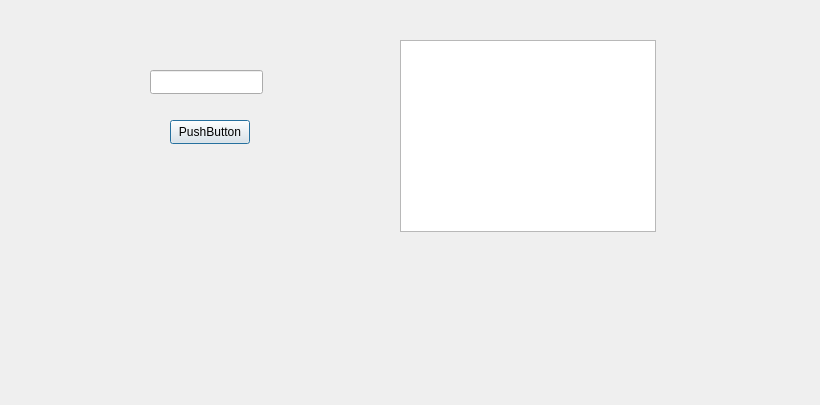
<?xml version="1.0" encoding="UTF-8"?>
<ui version="4.0">
 <class>searchByISBNPage</class>
 <widget class="QDialog" name="searchByISBNPage">
  <property name="geometry">
   <rect>
    <x>0</x>
    <y>0</y>
    <width>820</width>
    <height>405</height>
   </rect>
  </property>
  <property name="windowTitle">
   <string>Dialog</string>
  </property>
  <widget class="QLineEdit" name="lineEdit">
   <property name="geometry">
    <rect>
     <x>150</x>
     <y>70</y>
     <width>113</width>
     <height>24</height>
    </rect>
   </property>
  </widget>
  <widget class="QPushButton" name="pushButton">
   <property name="geometry">
    <rect>
     <x>170</x>
     <y>120</y>
     <width>80</width>
     <height>24</height>
    </rect>
   </property>
   <property name="text">
    <string>PushButton</string>
   </property>
  </widget>
  <widget class="QTableView" name="tableView">
   <property name="geometry">
    <rect>
     <x>400</x>
     <y>40</y>
     <width>256</width>
     <height>192</height>
    </rect>
   </property>
  </widget>
 </widget>
 <resources/>
 <connections/>
</ui>
